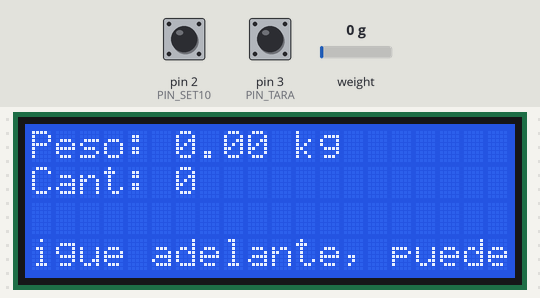
A sketch run on a simulated Arduino Uno, built with avr-gcc and run on an emulated ATmega328P. On the bench: 20×4 character LCD. The inputs (shaded band) are chosen by the test bench; at power-on: pin 2 (PIN_SET10) HIGH, pin 3 (PIN_TARA) HIGH, weight on the scale 0 g. What the sketch prints to the serial monitor is not drawn.

Above: at 3.7 s.
3.8 s: pin 2 (PIN_SET10) pulled LOW for 0.15 s
At 5.0 s:
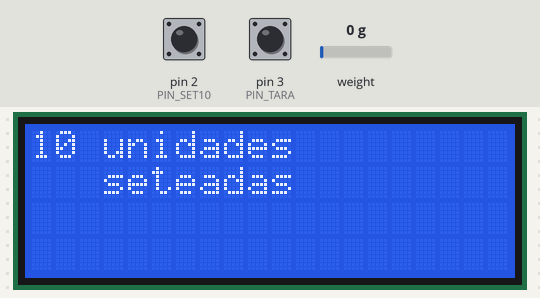
6.9 s: pin 3 (PIN_TARA) pulled LOW for 0.15 s
At 8.4 s:
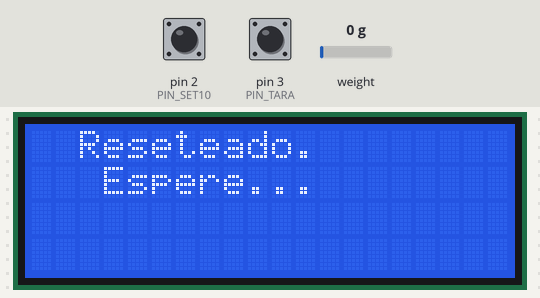
10.0 s: weight on the scale set to 100 g
At 12.9 s:
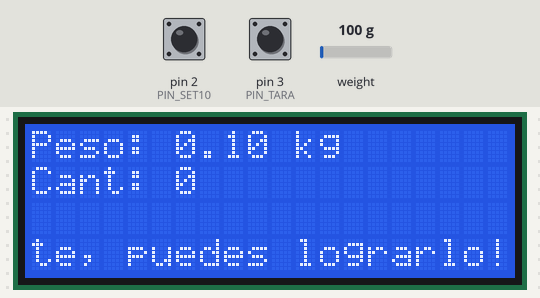
13.0 s: pin 2 (PIN_SET10) pulled LOW for 1 s
At 15.6 s:
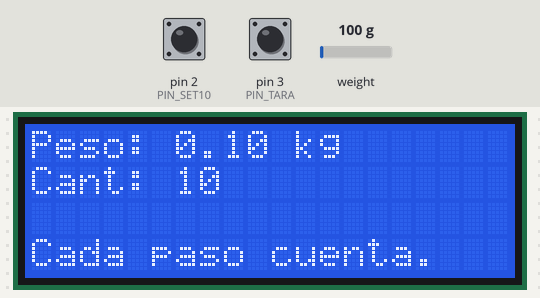
17.0 s: pin 3 (PIN_TARA) pulled LOW for 1 s
At 20.8 s:
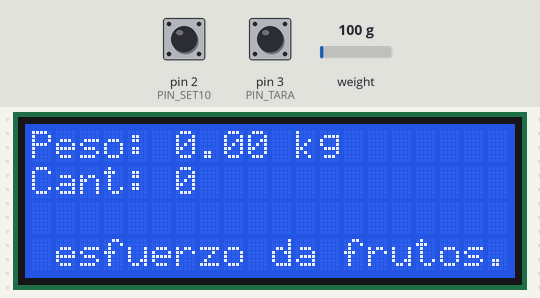
21.0 s: weight on the scale set to 1250 g
At 23.8 s:
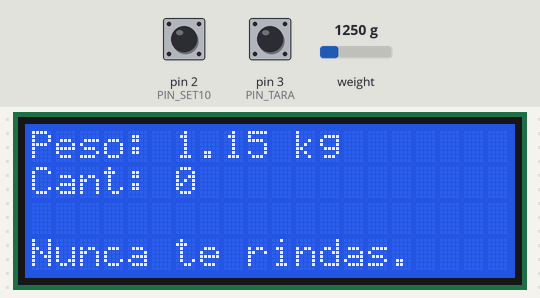
Timing chart, 0 to 25.3 s (numbered marks = the images above; inputs shaded):
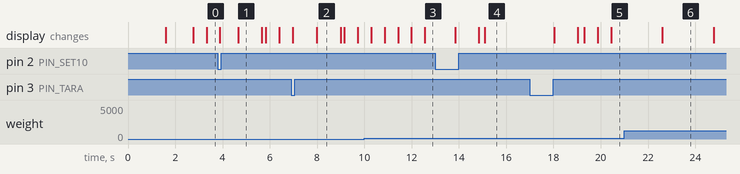

Measured:
- after the input at 13.0 s, the display: first changes after 0.84 s (image 4 shows a later state)
- after the input at 17.0 s, the display: first changes after 1.0 s (image 5 shows a later state)
- what the display in image 1 shows lasts 1.0 s, from 4.7 s to 5.7 s

The sketch:

balanza_2004con_promedios.ino
```cpp
/*=====================================
  SISTEMAS LEANDROUNO
  ANTE CUALQUIER DUDA COMUNIQUESE :
  WHATSAPP 1155016504
  SISTEMAS@LEANDROUNO.COM.AR
  WWW.LEANDROUNO.COM
  PROHIBIDA SU VENTA TOTAL O PARCIAL
  SIN CONSENTIMIENTO DEL PROGRAMADOR
 ======================================*/
#include "HX711.h"
#include <Wire.h>
#include <LiquidCrystal_I2C.h>

// Pines HX711
#define DT A1
#define SCK A0

// Pines de botones
#define PIN_TARA 3
#define PIN_SET10 2

// Objetos
HX711 balanza;
LiquidCrystal_I2C lcd(0x27, 20, 4); // Cambiar 0x27 si es necesario

// Variables de peso
float pesoActual = 0.0;
float pesoFiltrado = 0.0;
float peso10 = 0.0;
float pesoUnidad = 0.0;
int cantidadObjetos = 0;

// Promedios
#define NUM_PROMEDIOS 5
float bufferPesos[NUM_PROMEDIOS];
int indicePeso = 0;

// Botones
bool estadoAnteriorTara = HIGH;
bool estadoAnteriorSet10 = HIGH;
unsigned long ultimaLecturaTara = 0;
unsigned long ultimaLecturaSet10 = 0;
const unsigned long debounceDelay = 150;
bool esperandoCambioFrase = false;
unsigned long pausaFraseDesde = 0;
const unsigned long pausaFrase = 2000;

// Refresco
unsigned long ultimaActualizacion = 0;
const unsigned long intervaloActualizacion = 250;

const char* frasesMotivadoras[] = {
  "Sigue adelante, puedes lograrlo!",
  "Cada paso cuenta.",
  "El esfuerzo da frutos.",
  "Nunca te rindas.",
  "Hoy es un gran dia.",
  "Confia en ti mismo.",
  "La constancia es clave.",
  "Hazlo con pasion o no lo hagas.",
  "Cree y lograras.",
  "La actitud lo es todo.",
  "Avanza con determinacion.",
  "Tu puedes mas de lo que crees.",
  "El exito es la suma de esfuerzos.",
  "Persiste hasta lograrlo.",
  "Hazlo con el corazon.",
  "Nunca dejes de intentarlo.",
  "Lo mejor esta por venir.",
  "Sigue tu intuicion.",
  "Transforma obstaculos en oportunidades.",
  "Todo esfuerzo tiene su recompensa.",
  "La motivacion te impulsa, el habito te mantiene."
};

const int totalFrases = sizeof(frasesMotivadoras) / sizeof(frasesMotivadoras[0]);
int indiceFrase = 0;
int offsetScroll = 0;
unsigned long ultimaAnimacion = 0;
const unsigned long intervaloAnimacion = 500;

void setup() {
  Serial.begin(9600);
  lcd.init();
  lcd.backlight();
  lcd.setCursor(2, 0);
  lcd.print("Iniciando...");
  lcd.setCursor(3, 1);
  lcd.print("Espere...");
  delay(1500);
  lcd.clear();

  balanza.begin(DT, SCK);
  balanza.set_scale(20.223); // Ajustar según calibración
  balanza.tare();

  pinMode(PIN_TARA, INPUT_PULLUP);
  pinMode(PIN_SET10, INPUT_PULLUP);

  for (int i = 0; i < NUM_PROMEDIOS; i++) {
    bufferPesos[i] = 0.0;
  }
}

void loop() {
  unsigned long ahora = millis();

  // Leer peso y actualizar buffer
  float lectura = balanza.get_units(1);
  bufferPesos[indicePeso] = lectura;
  indicePeso = (indicePeso + 1) % NUM_PROMEDIOS;

  float suma = 0.0;
  for (int i = 0; i < NUM_PROMEDIOS; i++) {
    suma += bufferPesos[i];
  }
  pesoFiltrado = suma / NUM_PROMEDIOS;
  pesoActual = pesoFiltrado / 1000.0; // En kilos

  // Calcular cantidad
  if (pesoUnidad > 0.0001) {
    cantidadObjetos = round((pesoActual * 1000.0) / pesoUnidad);
  } else {
    cantidadObjetos = 0;
  }

  // Refrescar pantalla y serial
  // if (ahora - ultimaActualizacion > intervaloActualizacion) {
  //   lcd.setCursor(0, 0);
  //   lcd.print("Peso: ");
  //   lcd.print(pesoActual, 2);
  //   lcd.print(" kg  ");

  //   lcd.setCursor(0, 1);
  //   lcd.print("Cant: ");
  //   lcd.print(cantidadObjetos);
  //   lcd.print("     ");

  //   Serial.print("Peso (kg): ");
  //   Serial.print(pesoActual, 2);
  //   Serial.print(" | Cantidad: ");
  //   Serial.println(cantidadObjetos);

  //   ultimaActualizacion = ahora;
  // }

  if (esperandoCambioFrase) {
  if (ahora - pausaFraseDesde >= pausaFrase) {
    offsetScroll = 0;
    indiceFrase = (indiceFrase + 1) % totalFrases;
    esperandoCambioFrase = false;
  }
} else if (ahora - ultimaAnimacion > intervaloAnimacion) {

      lcd.setCursor(0, 0);
    lcd.print("Peso: ");
    lcd.print(pesoActual, 2);
    lcd.print(" kg  ");

    lcd.setCursor(0, 1);
    lcd.print("Cant: ");
    lcd.print(cantidadObjetos);
    lcd.print("     ");

    Serial.print("Peso (kg): ");
    Serial.print(pesoActual, 2);
    Serial.print(" | Cantidad: ");
    Serial.println(cantidadObjetos);
  String frase = frasesMotivadoras[indiceFrase];
  int longitud = frase.length();

  if (offsetScroll + 20 >= longitud) {
    esperandoCambioFrase = true;
    pausaFraseDesde = ahora;
  }

  String subfrase = frase.substring(offsetScroll, min(offsetScroll + 20, longitud));

  lcd.setCursor(0, 3);
  lcd.print("                    "); // Limpia línea
  lcd.setCursor(0, 3);
  lcd.print(subfrase);

  offsetScroll++;
  ultimaAnimacion = ahora;
}

  // Botón TARA
  bool estadoTara = digitalRead(PIN_TARA);
  if (estadoTara == LOW && estadoAnteriorTara == HIGH && (ahora - ultimaLecturaTara > debounceDelay)) {
    balanza.tare();
    for (int i = 0; i < NUM_PROMEDIOS; i++) bufferPesos[i] = 0.0;
    pesoUnidad = 0.0;
    lcd.clear();
    lcd.setCursor(2, 0);
    lcd.print("Reseteado.");
    lcd.setCursor(3, 1);
    lcd.print("Espere...");
    delay(1000);
    lcd.clear();
    ultimaLecturaTara = ahora;
  }
  estadoAnteriorTara = estadoTara;

  // Botón SET 10 unidades
  bool estadoSet = digitalRead(PIN_SET10);
  if (estadoSet == LOW && estadoAnteriorSet10 == HIGH && (ahora - ultimaLecturaSet10 > debounceDelay)) {
    float sumaSet = 0.0;
    for (int i = 0; i < NUM_PROMEDIOS; i++) {
      sumaSet += balanza.get_units(1);
      delay(50); // Pequeño retardo entre lecturas
    }
    peso10 = sumaSet / NUM_PROMEDIOS;
    if (peso10 > 1.0) {
      pesoUnidad = peso10 / 10.0;
    }

    lcd.clear();
    lcd.setCursor(0, 0);
    lcd.print("10 unidades");
    lcd.setCursor(3, 1);
    lcd.print("seteadas");
    delay(1000);
    lcd.clear();
    ultimaLecturaSet10 = ahora;
  }
  estadoAnteriorSet10 = estadoSet;
}
```
